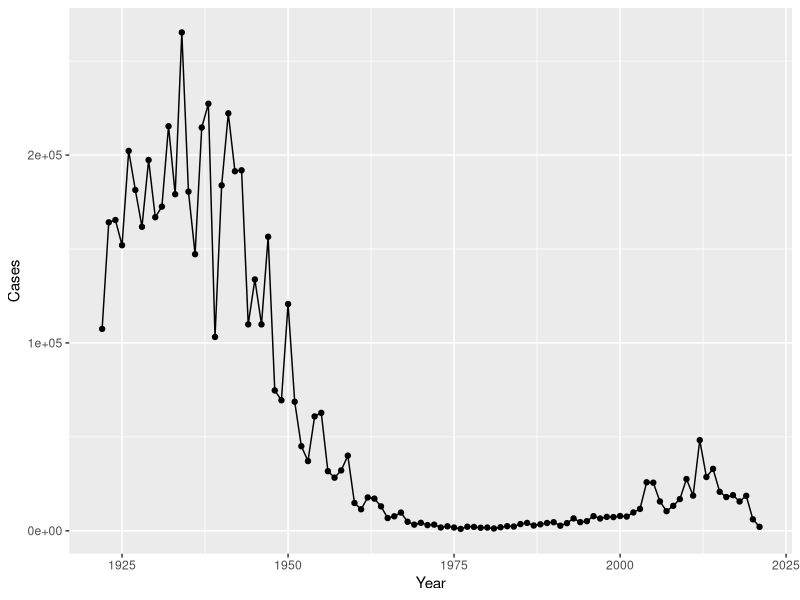
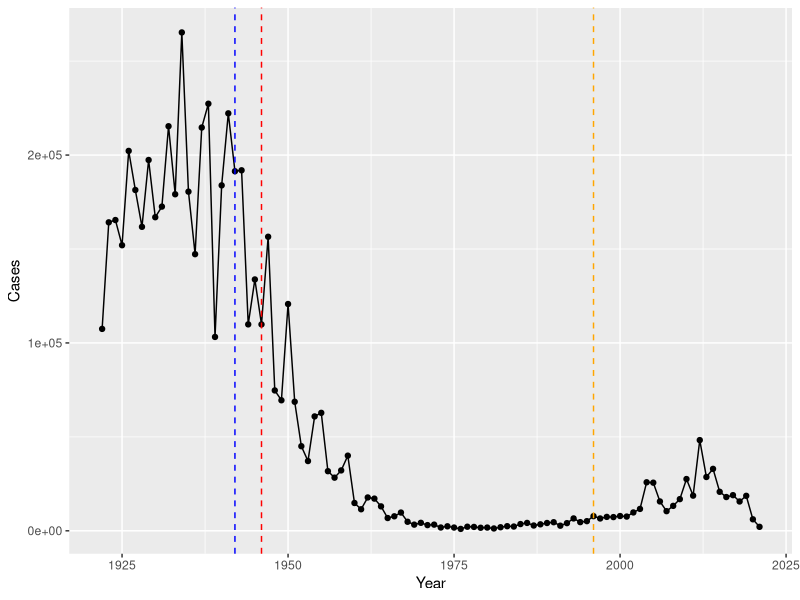

The R source for these figures, in order: (Note: this script raises an error after producing the figures.)
## ---- chunk 1
cdc <- data.frame(
                                 Year = c(1922L,1923L,1924L,1925L,
                                          1926L,1927L,1928L,1929L,1930L,1931L,
                                          1932L,1933L,1934L,1935L,1936L,
                                          1937L,1938L,1939L,1940L,1941L,1942L,
                                          1943L,1944L,1945L,1946L,1947L,
                                          1948L,1949L,1950L,1951L,1952L,
                                          1953L,1954L,1955L,1956L,1957L,1958L,
                                          1959L,1960L,1961L,1962L,1963L,
                                          1964L,1965L,1966L,1967L,1968L,1969L,
                                          1970L,1971L,1972L,1973L,1974L,
                                          1975L,1976L,1977L,1978L,1979L,1980L,
                                          1981L,1982L,1983L,1984L,1985L,
                                          1986L,1987L,1988L,1989L,1990L,
                                          1991L,1992L,1993L,1994L,1995L,1996L,
                                          1997L,1998L,1999L,2000L,2001L,
                                          2002L,2003L,2004L,2005L,2006L,2007L,
                                          2008L,2009L,2010L,2011L,2012L,
                                          2013L,2014L,2015L,2016L,2017L,2018L,
                                          2019L,2020L,2021L),
         Cases = c(107473,164191,165418,152003,
                                          202210,181411,161799,197371,
                                          166914,172559,215343,179135,265269,
                                          180518,147237,214652,227319,103188,
                                          183866,222202,191383,191890,109873,
                                          133792,109860,156517,74715,69479,
                                          120718,68687,45030,37129,60886,
                                          62786,31732,28295,32148,40005,
                                          14809,11468,17749,17135,13005,6799,
                                          7717,9718,4810,3285,4249,3036,
                                          3287,1759,2402,1738,1010,2177,2063,
                                          1623,1730,1248,1895,2463,2276,
                                          3589,4195,2823,3450,4157,4570,
                                          2719,4083,6586,4617,5137,7796,6564,
                                          7405,7298,7867,7580,9771,11647,
                                          25827,25616,15632,10454,13278,
                                          16858,27550,18719,48277,28639,32971,
                                          20762,17972,18975,15609,18617,6124,2116)
       )
## ---- chunk 2
library(ggplot2)
## ---- chunk 3
ggplot(cdc) +
  aes(Year, Cases) +
  geom_point() +
  geom_line()
## ---- chunk 4
ggplot(cdc) +
  aes(Year, Cases) +
  geom_point() +
  geom_line() +
  geom_vline(xintercept = 1942, color = "blue", linetype = 2) +
  geom_vline(xintercept = 1946, color = "red", linetype = 2) +
  geom_vline(xintercept = 1996, color = "orange", linetype =2)
## ---- chunk 5
library(jsonlite)

subject <- read_json("https://www.cmi-pb.org/api/subject", simplifyVector = TRUE)
head(subject)
## ---- chunk 6
table(subject$infancy_vac)
## ---- chunk 7
table(subject$biological_sex)
## ---- chunk 8
table(subject$race, subject$biological_sex)
## ---- chunk 9
library(lubridate)

subject$age <- time_length(today() - ymd(subject$year_of_birth), "years")

library(dplyr)

ap <- subject %>% filter(infancy_vac == "aP")

round( summary( time_length( ap$age ) ) )

wp <- subject %>% filter(infancy_vac == "wP")
round( summary( time_length( wp$age) ) )
## ---- chunk 10
int <- ymd(subject$date_of_boost) - ymd(subject$year_of_birth)
age_at_boost <- time_length(int, "year")
head(age_at_boost)
## ---- chunk 11
ggplot(subject) +
  aes(time_length(age, "year"),
      fill=as.factor(infancy_vac)) +
  geom_histogram(show.legend=FALSE) +
  facet_wrap(vars(infancy_vac), nrow=2) 
## ---- chunk 12
specimen <- read_json("http://cmi-pb.org/api/specimen", simplifyVector = TRUE)
head(specimen)
## ---- chunk 13
suppressMessages(library(dplyr))

meta <- inner_join(subject, specimen)
dim(meta)
head(meta)
## ---- chunk 14
titer <- read_json("http://cmi-pb.org/api/ab_titer", simplifyVector = TRUE)

head(titer)

abdata <- inner_join(titer, meta)
dim(abdata)
## ---- chunk 15
table(abdata$isotype)
## ---- chunk 16
table(abdata$visit)
## ---- chunk 17
ig1 <- filter(abdata, isotype == "IgG1", visit!=8)
head(ig1)
## ---- chunk 18
ggplot(ig1) +
  aes(MFI, antigen) +
  geom_boxplot() + 
  facet_wrap(vars(visit), nrow=2)
## ---- chunk 19
filter(ig1, antigen=="Measles") %>%
  ggplot() +
  aes(MFI, col=infancy_vac) +
  geom_boxplot(show.legend = FALSE) +
  facet_wrap(vars(visit)) +
  theme_bw()
## ---- chunk 20
filter(ig1, antigen=="FIM2/3") %>%
  ggplot() +
  aes(MFI, col=infancy_vac) +
  geom_boxplot(show.legend = FALSE) +
  facet_wrap(vars(visit)) +
  theme_bw()
## ---- chunk 21
url <- "https://www.cmi-pb.org/api/v2/rnaseq?versioned_ensembl_gene_id=eq.ENSG00000211896.7"

rna <- read_json(url, simplifyVector = TRUE) 

ssrna <- inner_join(rna, meta)

ggplot(ssrna) +
  aes(visit, tpm, group=subject_id) +
  geom_point() +
  geom_line(alpha=0.2)
